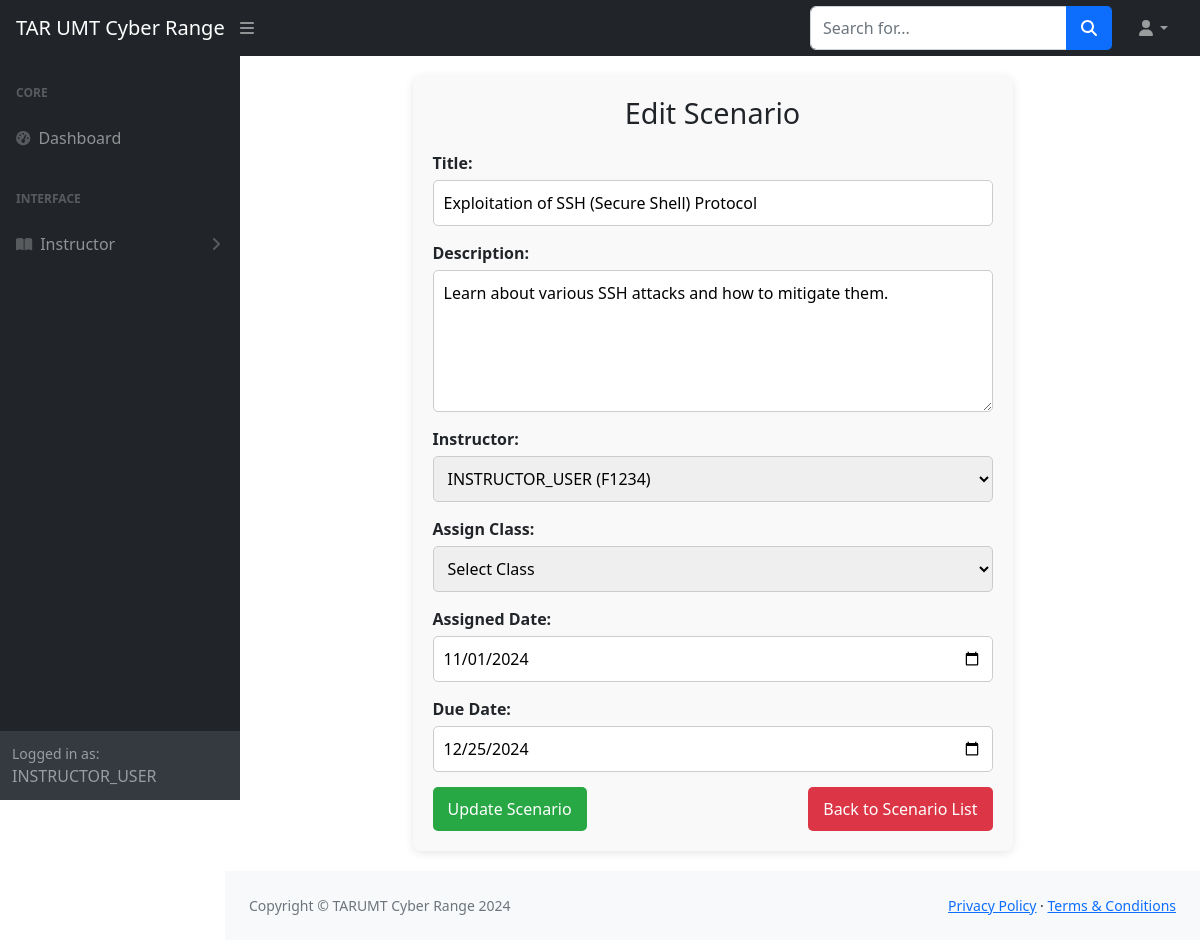
/instructor-dashboard/editScenario.php?scenario_id=1 (signed in), run on the app's committed database.
### tables this page shows
CREATE TABLE `scenario` (
  `scenario_id` int(11) NOT NULL,
  `title` varchar(255) NOT NULL,
  `description` text DEFAULT NULL,
  `instructor_id` int(11) DEFAULT NULL,
  `assigned_date` date NOT NULL DEFAULT curdate(),
  `due_date` date NOT NULL,
  `deleted_at` date NOT NULL
);

CREATE TABLE `instructors` (
  `id` int(11) NOT NULL,
  `user_id` int(11) DEFAULT NULL,
  `instructor_id` varchar(50) NOT NULL,
  `faculty` varchar(150) DEFAULT NULL,
  `is_archived` tinyint(1) NOT NULL DEFAULT 0
);

CREATE TABLE `users` (
  `id` int(11) NOT NULL,
  `username` varchar(50) NOT NULL,
  `email` varchar(100) NOT NULL,
  `password` varchar(255) NOT NULL,
  `role_id` int(11) DEFAULT NULL,
  `is_verified` tinyint(1) NOT NULL DEFAULT 0,
  `verification_token` varchar(255) DEFAULT NULL
);

### instructor-dashboard/editScenario.php (the view, shortened to what this page needs)
<?php
$titleName = "Edit Scenario";
include '../connection.php';
include '../header_footer/header_instructor.php';
$scenario_id = $_GET['scenario_id'];
$scenarioQuery = "SELECT title, description, instructor_id, assigned_date, due_date FROM scenario WHERE scenario_id = ?";
$stmt = $conn->prepare($scenarioQuery);
$stmt->bind_param("i", $scenario_id);
$stmt->execute();
$result = $stmt->get_result();
$scenario = $result->fetch_assoc();
$selectedInstructorId = isset($_GET['instructor_id']) ? $_GET['instructor_id'] : $scenario['instructor_id'];
$instructorQuery = "
    SELECT instructors.id, instructors.instructor_id, users.username
    FROM instructors
    JOIN users ON instructors.user_id = users.id
";
$instructorResult = $conn->query($instructorQuery);
?>
<!DOCTYPE html>
<html lang="en">
<head>
    <link href="../css/styles.css" rel="stylesheet" />
    <link href="https://cdn.jsdelivr.net/npm/simple-datatables@7.1.2/dist/style.min.css" rel="stylesheet" />
</head>
<body>
    <div class="form-container">
        <h1><?php echo $titleName; ?></h1>
        <form method="POST" onsubmit="return validateDates()">
            <div class="form-group">
                <label for="title">Title:</label>
                <input type="text" id="title" name="title" value="<?php echo htmlspecialchars($scenario['title']); ?>" required>
            </div>
            <div class="form-group">
                <label for="description">Description:</label>
                <textarea id="description" name="description" rows="5" required><?php echo htmlspecialchars($scenario['description']); ?></textarea>
            </div>
            <div class="form-group">
                <label for="instructor_id">Instructor:</label>
                <select id="instructor_id" name="instructor_id" onchange="reloadWithInstructor()" required>
                    <?php while ($instructor = $instructorResult->fetch_assoc()): ?>
                        <option value="<?php echo $instructor['id']; ?>" <?php echo $instructor['id'] == $selectedInstructorId ? 'selected' : ''; ?>>
                            <?php echo $instructor['username']; ?> (<?php echo $instructor['instructor_id']; ?>)
                        </option>
                    <?php endwhile; ?>
                </select>
            </div>
            <div class="form-group">
                <label for="class_name">Assign Class:</label>
                <select id="class_name" name="class_name" required>
                    <option value="">Select Class</option>
                </select>
            </div>
            <div class="form-group">
                <label for="assigned_date">Assigned Date:</label>
                <input type="date" id="assigned_date" name="assigned_date" value="<?php echo $scenario['assigned_date']; ?>" required>
            </div>
            <div class="form-group">
                <label for="due_date">Due Date:</label>
                <input type="date" id="due_date" name="due_date" value="<?php echo $scenario['due_date']; ?>" required>
            </div>
            <div class="form-buttons">
                <button type="submit" class="btn btn-submit">Update Scenario</button>
                <a href="scenarioManagement.php" class="btn btn-back">Back to Scenario List</a>
            </div>
        </form>
    </div>
</body>
<?php include '../header_footer/footer.php'; ?>
</html>

### instructor-dashboard/editScenario.php (style rules this page uses)
.form-container { max-width: 600px; margin: 20px auto; padding: 20px; background-color: #f9f9f9; border-radius: 8px; box-shadow: 0 2px 10px rgba(0, 0, 0, 0.1); }
.form-container h1 { text-align: center; margin-bottom: 20px; font-size: 1.8rem; }
.form-group { display: flex; flex-direction: column; margin-bottom: 15px; }
.form-group label { font-weight: bold; margin-bottom: 5px; }
.form-group input, .form-group select, .form-group textarea { padding: 10px; border: 1px solid #ccc; border-radius: 5px; font-size: 1rem; width: 100%; }
.form-group textarea { resize: vertical; }
.form-buttons { display: flex; justify-content: space-between; gap: 10px; }
.btn { padding: 10px 15px; font-size: 1rem; border: none; border-radius: 5px; cursor: pointer; }
.btn-submit { background-color: #28a745; color: white; }
.btn-back { background-color: #dc3545; color: white; }

### data on the page
scenario: title "Exploitation of SSH (Secure Shell) Protocol", description "Learn about various SSH attacks and how to mitigate them.", instructor_id "INSTRUCTOR_USER (F1234)", assigned_date "11/01/2024", due_date "12/25/2024"

### other printed values
$_SESSION['username'] "INSTRUCTOR_USER"
$titleName "Edit Scenario"
